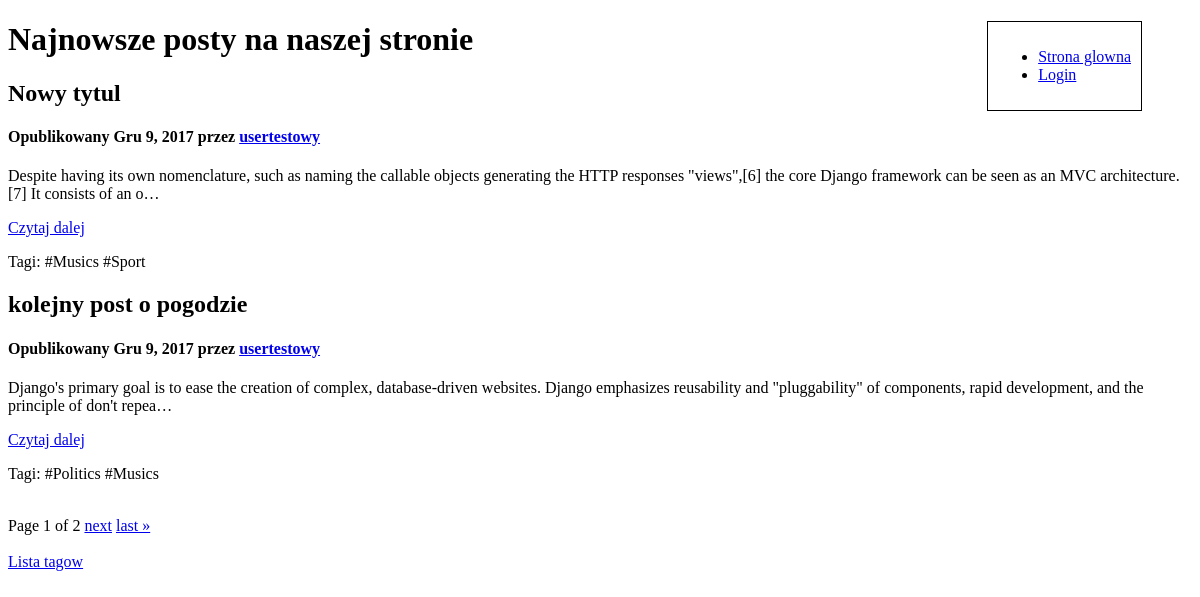
/, run on an earlier commit of the app's database.
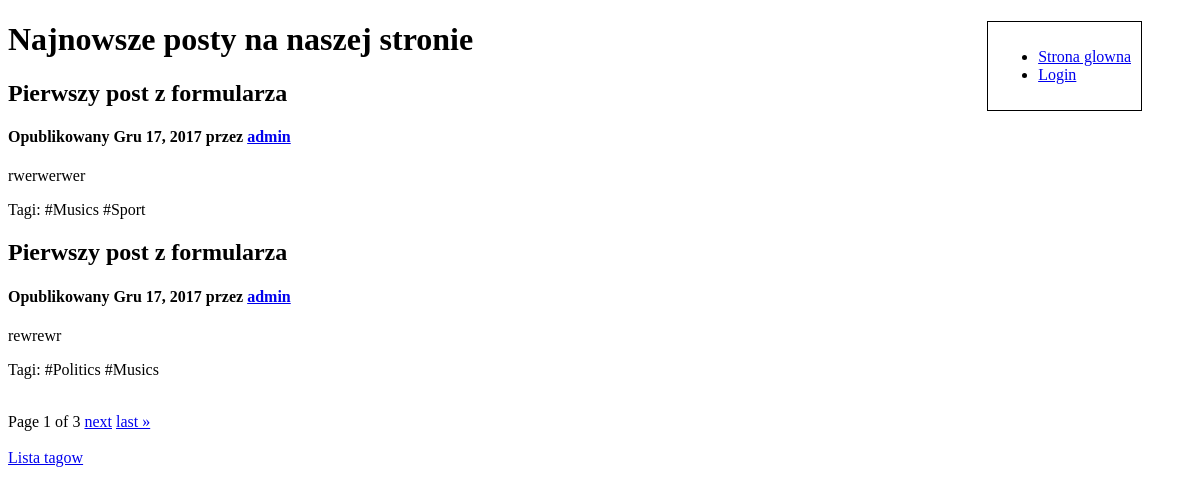
And on a later commit of the database.
### main/models.py (models this page shows, shortened)
class Post(models.Model):
	title = models.CharField(max_length=300)
	content = models.CharField(max_length=10000)
	publish_date = models.DateField()
	user = models.ForeignKey(User)
	tag = models.ManyToManyField(Tag)
	class Meta:
		ordering = ['-publish_date', 'title']

class Tag(models.Model):
	name = models.CharField(max_length=200, blank=True, default='', unique=True)

### main/views.py (the view)
# urls.py: url(r'^$', views.index, name='index'),
def index(request):
	posts = Post.objects.all()
	paginator = Paginator(posts,2) #ilosc artykulow na stronie
	page = request.GET.get('page')
	try:
		posts = paginator.page(page)
	except PageNotAnInteger:
		posts = paginator.page(1)
	context = {
		'posts': posts
	}
	return render(request, 'main/index.html', context)

### main/templates/main/index.html (shortened to what this page needs)
<!DOCTYPE html>
<html>
<head>
</head>
<body>
	<div style="float: right; border: 1px solid black; margin-right: 50px; padding: 10px;">
		<ul>
			<li><a href="{% url 'index' %}">Strona glowna</a></li>
			{% if not user.is_authenticated %}
				<li><a href="{% url 'login' %}">Login</a></li>
			{% else %}
				<li><a href="{% url 'add_new_post' %}">Dodaj nowy post</a></li>
				<li><a href="{% url 'logout' %}">Wyloguj sie</a></li>
			{% endif %}
		</ul>
	</div>
	<h1> Najnowsze posty na naszej stronie </h1>
	<div>
		{% for post in posts %}
			<div>
				<h2>{{ post.title }} </h2>
				<h4>Opublikowany {{ post.publish_date }} przez <a href="{% url 'user_info' post.user.username %}"> {{ post.user.username }}</a></h4>
				<p> {{ post.content|truncatechars:200 }} </p>
                {% if post.content|length > 200 %}
                <a href="{% url 'one_post' post.id %}">Czytaj dalej</a>
                {% endif %}
				<p> Tagi:
					{% for t in post.tag.all %}
						{{ t.name }}
					{% endfor %}
				</p>
			</div>
		{% endfor %}
	</div>
    <br>
<div>
            Page {{ posts.number }} of {{ posts.paginator.num_pages }}
        {% if posts.has_next %}
            <a href="?page={{ posts.next_page_number }}">next</a>
            <a href="?page={{ posts.paginator.num_pages }}">last &raquo;</a>
        {% endif %}
</div>
	<br>
	<a href="{% url 'tags' %}">Lista tagow</a>
</body>
</html>

What changed in the data, as far as the page shows it:
no longer on this page (row unchanged): Post: title "Nowy tytul", publish_date "Gru 9, 2017", user.username "usertestowy", content "Despite having its own nomenclature, such as naming the callable objects generating the HTTP responses \"views\",[6] the core Django framework can be seen as an MVC architecture.[7] It consists of an o…", shows "Czytaj dalej", Tag (name "#Musics"), Tag (name "#Sport")
no longer on this page (row unchanged): Post: title "kolejny post o pogodzie", publish_date "Gru 9, 2017", user.username "usertestowy", content "Django's primary goal is to ease the creation of complex, database-driven websites. Django emphasizes reusability and \"pluggability\" of components, rapid development, and the principle of don't repea…", shows "Czytaj dalej", Tag (name "#Politics"), Tag (name "#Musics")
added Post: title "Pierwszy post z formularza", publish_date "Gru 17, 2017", user.username "admin", content "rwerwerwer", Tag (name "#Musics"), Tag (name "#Sport")
added Post: title "Pierwszy post z formularza", publish_date "Gru 17, 2017", user.username "admin", content "rewrewr", Tag (name "#Politics"), Tag (name "#Musics")
Also different on the page:
{{ posts.paginator.num_pages }}: "2" → "3"
